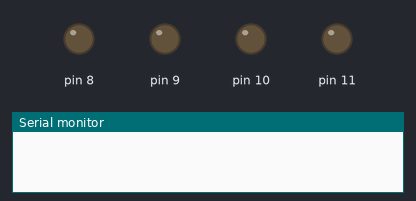
A sketch run on a simulated Arduino Uno, built with avr-gcc and run on an emulated ATmega328P. On the bench: output pins drawn as LEDs (lit = HIGH), the last lines printed to the serial monitor.

Above: at 0.15 s.
At 0.75 s:
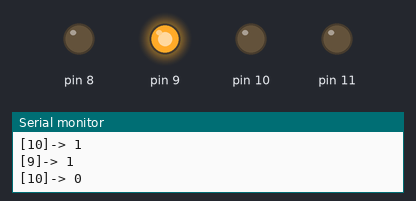
At 1.35 s:
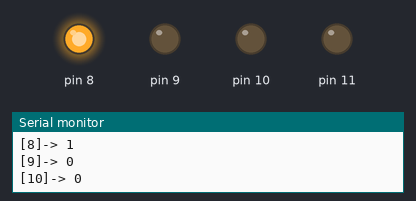
At 2.25 s:
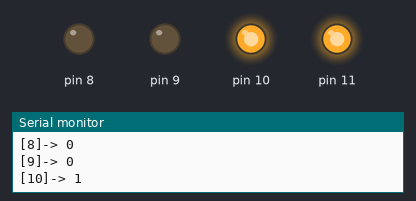
At 3.16 s:
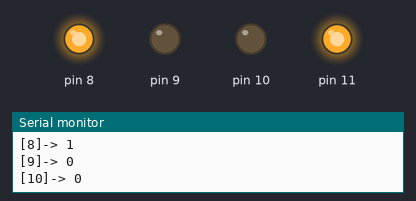
At 4.66 s:
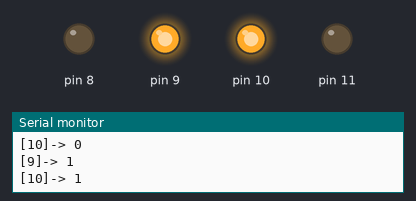
Timing chart, 0 to 5.2 s (numbered marks = the images above):
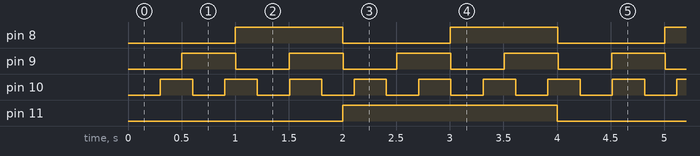

Measured:
- by itself, pin 8: alternates HIGH for 1.0 s and LOW for 1.0 s
- by itself, pin 9: alternates HIGH for 0.50 s and LOW for 0.50 s
- by itself, pin 10: alternates HIGH for 0.30 s and LOW for 0.30 s
- by itself, pin 11: alternates HIGH for 2.0 s and LOW for 2.0 s

The sketch:

treadLED.ino
```cpp
class treadLED {
  int ledPin;
  int ledState = 0;
  long duration;
  unsigned long millisMarker;

public:
  treadLED(int pin, long interval){
    ledPin = pin;
    pinMode(ledPin, OUTPUT);

    duration = interval;
    millisMarker = 0;
  };

  void Update() {
    digitalWrite(ledPin, ledState);

    if ( (millis() - millisMarker) > duration) {
      millisMarker = millis();
      if (ledState == LOW) {
        ledState = HIGH;
      } else if (ledState == HIGH) {
        ledState = LOW;
      }
      Serial.println("["+String(ledPin)+"]-> "+String(ledState));
    }
  }
};

treadLED LED1(8, 1000);
treadLED LED2(9, 500);
treadLED LED3(10, 300);
treadLED LED4(11, 2000);

void setup() {
  Serial.begin(9600);
}

void loop() {
  LED1.Update();
  LED2.Update();
  LED3.Update();
  LED4.Update();
}
```
